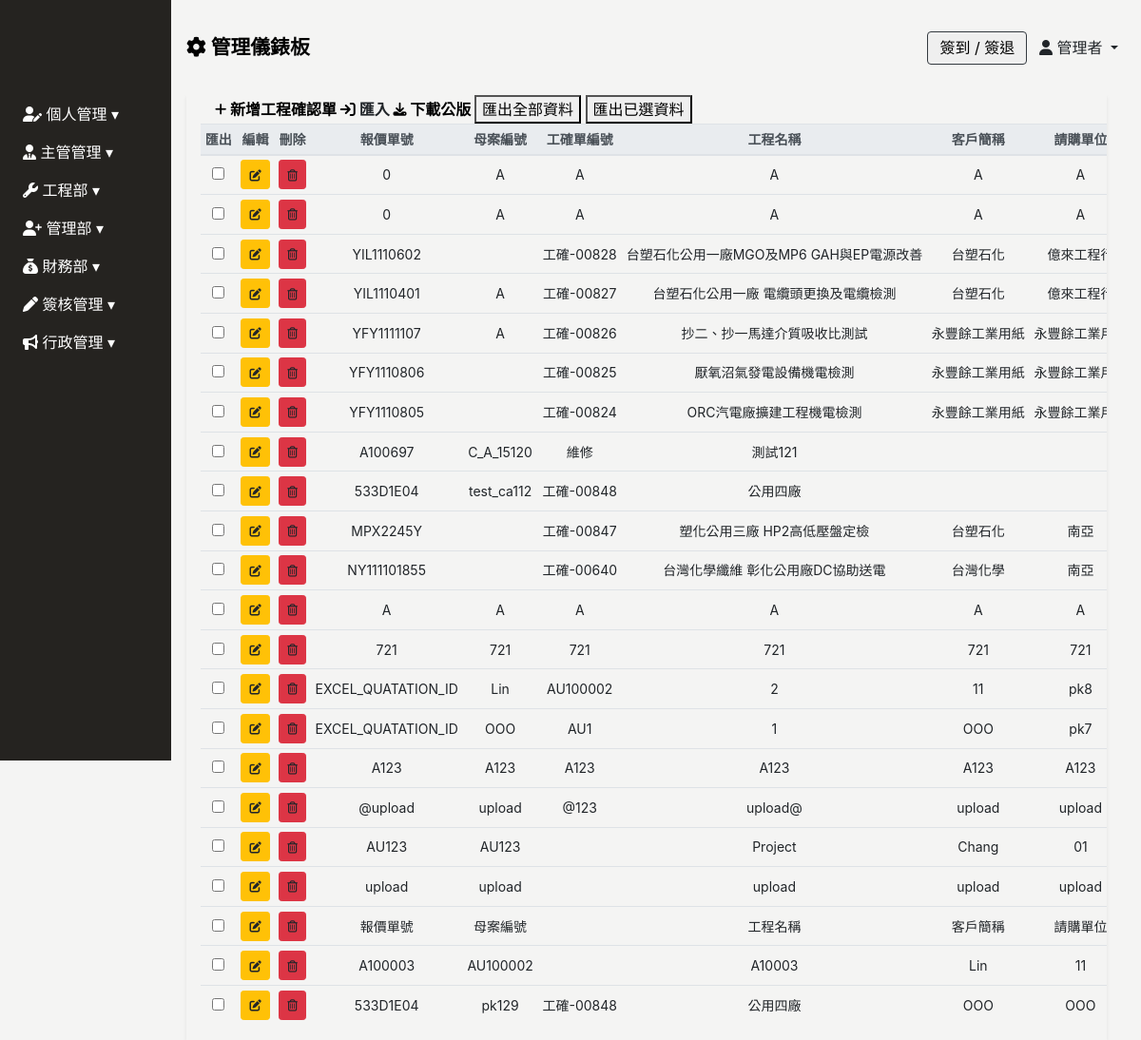
/project-confirmation/ (signed in), run on an earlier commit of the app's database.
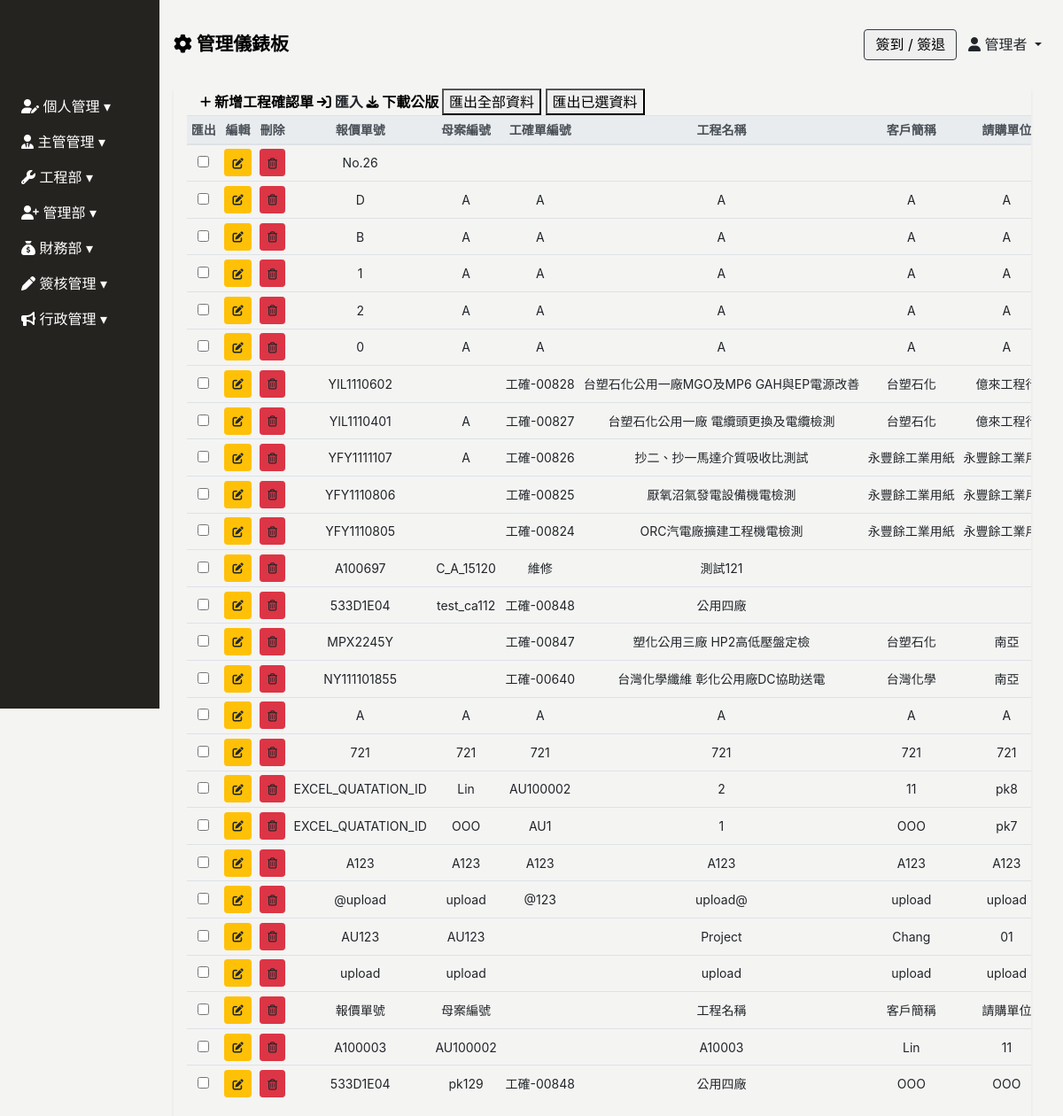
And on a later commit of the database.
### Backend/models.py (models this page shows, shortened)
class ModifiedModel(models.Model):
    modified_by = models.ForeignKey("Employee", on_delete=models.SET_NULL, null=True, blank=True)
    created_date = models.DateField(default=timezone.now,verbose_name='建立日期')
    update_date = models.DateField(auto_now=True, verbose_name='更新日期')
    class Meta:
        abstract = True

class Employee(ModifiedModel):
    GENDER_CHOICES = [
        ('M', '男'),
        ('F', '女'),
    ]
    BLOOD_TYPE_CHOICES = [
        ('A', 'A型'),
        ('B', 'B型'),
        ('AB','AB型'),
        ('O', 'O型'),
    ]
    MARITAL_STATUS_CHOICES = [
        ('M', '已婚'),
        ('S', '未婚'),
        ('D', '離異'),
    ]
    MILITARY_STATUS_CHOICES = [
        ('M', '義務役'),
        ('E', '免服役'),
        ('A', '替代役'),
    ]
    user = models.OneToOneField(User, null=True, blank=True, on_delete=models.CASCADE)
    profile_image = models.ImageField(upload_to='employee_profile/', blank=True, null=True, default='employee_profile/default_profile.png', verbose_name='員工照片')
    full_name = models.CharField(max_length=10, null=True, blank=True, verbose_name='員工名稱')
    employee_id	 = models.CharField(max_length=30, blank=True,verbose_name='員工ID')
    departments = models.ForeignKey('Department', on_delete=models.SET_NULL, blank=True, null=True, related_name='employees', verbose_name='部門名稱')# 你可以通过department.employees.all()访问一个部门的所有员工。
    position = models.CharField(max_length=30, null=True, blank=True, verbose_name='職稱')
    phone_number = models.CharField(max_length=20, null=True, blank=True,verbose_name='手機號碼')
    contact_number = models.CharField(max_length=20, null=True, blank=True,verbose_name='聯絡電話')
    start_date = models.DateField(null=True, blank=True, verbose_name='到職日期')
    seniority = models.DecimalField(max_digits=3, decimal_places=1, null=True, blank=True, verbose_name='目前年資')
    id_number = models.CharField(max_length=20, null=True, blank=True, verbose_name='身份證字號')
    birthday = models.DateField(null=True, blank=True, verbose_name='出生日期')
    gender = models.CharField(max_length=1, choices=GENDER_CHOICES, null=True, blank=True, verbose_name='性別')
    blood_type = models.CharField(max_length=2, choices=BLOOD_TYPE_CHOICES, null=True, blank=True, verbose_name='血型')
    birth_place = models.CharField(max_length=100, null=True, blank=True, verbose_name='出生地')
    marital_status = models.CharField(max_length=1, choices=MARITAL_STATUS_CHOICES, null=True, blank=True, verbose_name='婚姻狀況')
    military_status = models.CharField(max_length=1, choices=MILITARY_STATUS_CHOICES, null=True, blank=True, verbose_name='兵役狀況')
    permanent_address = models.CharField(max_length=50, null=True, blank=True, verbose_name='戶籍地址')
    current_address_city = models.CharField(max_length=50, null=True, blank=True, verbose_name='現居地址縣市')
    current_address = models.CharField(max_length=50, null=True, blank=True, verbose_name='現居地址')
    location = models.CharField(max_length=50, null=True, blank=True, verbose_name='所在地')
    company_email = models.EmailField(null=True, blank=True, verbose_name='公司E_Mail')
    personal_email = models.EmailField(null=True, blank=True, verbose_name='個人E_Mail')
    emergency_contact = models.CharField(max_length=50, null=True, blank=True, verbose_name='緊急聯絡人1')
    emergency_contact_relations = models.CharField(max_length=50, null=True, blank=True, verbose_name='關係1')
    emergency_contact_phone = models.CharField(max_length=20, null=True, blank=True, verbose_name='聯絡人電話1')
    class Meta:
        verbose_name = "員工"   # 單數
        verbose_name_plural = verbose_name   #複數

class Project_Confirmation(ModifiedModel):
    project_confirmation_id = models.CharField(max_length=100, null=True, blank=True, verbose_name="工確單編號")
    quotation_id = models.CharField(max_length=100, null=True, blank=True, verbose_name="報價單號")
    project_name = models.CharField(max_length=100, null=True, blank=True, verbose_name="工程名稱")
    order_id = models.CharField(max_length=100, null=True, blank=True, verbose_name='訂單編號')
    c_a = models.CharField(max_length=100, null=True, blank=True, verbose_name='母案編號')
    client = models.CharField(max_length=100, null=True, blank=True, verbose_name='客戶簡稱')
    requisition = models.CharField(max_length=100, null=True, blank=True, verbose_name='請購單位')
    turnover = models.CharField(max_length=10, null=True, blank=True, verbose_name='成交金額')
    is_completed = models.BooleanField(verbose_name='完工狀態',blank=True,default=False)
    completion_report_employee = models.ManyToManyField(Employee, related_name='projects_confirmation_report_employee', blank=True, verbose_name='完工回報人')
    completion_report_date = models.DateField(null=True, blank=True, verbose_name="完工回報日期")
    remark = models.TextField(null=True, blank=True, verbose_name="備註")
    attachment = models.FileField(upload_to="project_confirmation_reassignment_attachment", null=True, blank=True, verbose_name="完工重派附件")
    class Meta:
        verbose_name = "工程確認單"   # 單數
        verbose_name_plural = verbose_name   #複數
        ordering = ['-id']
    def reassignment_attachment_link(self):
        if self.attachment:
            download_link = "<a href='{}' download>下載</a>".format(self.attachment.url)
            return mark_safe(download_link)
        else:
            return ""

### Frontend/views.py (the view)
# urls.py: path('project-confirmation/', views.Project_Confirmation_ListView.as_view(), name='project-confirmation'),
class Project_Confirmation_ListView(UserPassesTestMixin,ListView):
    model = Project_Confirmation
    template_name = 'project_confirmation/project_confirmation.html'
    context_object_name = 'project_confirmation'
    def get_context_data(self, **kwargs):
        context = super().get_context_data(**kwargs)
        context["employees_list"] = Employee.objects.values('id','user__username')
        return context
    def test_func(self):
        return self.request.user.groups.filter(name='工程部總管理').exists()

### Frontend/templates/project_confirmation/project_confirmation.html (shortened to what this page needs)
{% extends 'base/base_dashboard.html' %}
{% block import %}
{% load static%}
<link rel="stylesheet" href="{% static 'css/project_confirmation/project_confirmation.css' %}">
{% endblock %}
{% block main %}
<div class="main px-3" id="project-confirmation-app">
    <div class="project-confirmation-table container-fluid shadow-sm table-responsive">
        <table class="table table-sm table-hover text-center" id="table" data-toggle="table" data-sortable="true"
            data-toolbar="#toolbar" data-search="true" data-show-columns="true"data-filter-strict-search="true"
            data-show-columns-toggle-all="true" data-pagination="true" data-page-size="25" data-page-list="[25, All]"
            data-filter-control="true">
            <div id="toolbar">
                <div class="project-confirmation-header container-fluid">
                    <a href="" class="font-weight-bold" id="sys_new" data-toggle="modal"
                        data-target="#project-confirmation-modal">
                        <i class="fa-solid fa-plus fa-sm" style="color: #000000;"></i> 新增工程確認單
                    </a>
                    <a class="upload-file font-weight-bold" onclick="importfile()">
                        <i class="fa-solid fa-arrow-right-to-bracket" style="color: #000000;"></i>
                        <span id="importLink">匯入</span>
                    </a>
                    <a href="/media/file_form_template/工程確認單樣板.xlsx" class="font-weight-bold" download="">
                        <i class="fa-solid fa-download fa-sm" style="color: #000000;"></i> 下載公版
                    </a>
                    <button onclick="exportAllOptionToExcel('工程確認單.xlsx')"data-export-url="{% url 'excel_export' %}">匯出全部資料</button>
                    <button onclick="exportSelectedOptionToExcel('工程確認單.xlsx')">匯出已選資料</button>
                </div>
            </div>
            <thead class="thead-light" style="font-size: 14px;">
                <tr class="text-nowrap">
                    <th data-force-hide="true" data-switchable="false" data-field="checkbox">匯出</th>
                    <th data-force-hide="true" data-switchable="false" data-field="edit">編輯</th>
                    <th data-force-hide="true" data-switchable="false" data-field="delete">刪除</th>
                    <th data-sortable="true" data-filter-control="input" data-field="quotation_id">報價單號</th>
                    <th data-sortable="true" data-filter-control="input" data-field="c_a">母案編號</th>
                    <th data-sortable="true" data-filter-control="input" data-field="project_confirmation_id">工確單編號</th>
                    <th data-sortable="true" data-filter-control="input" data-field="project_name">工程名稱</th>
                    <th data-sortable="true" data-filter-control="input" data-field="client">客戶簡稱</th>
                    <th data-sortable="true" data-filter-control="input" data-field="requisition">請購單位</th>
                </tr>
            </thead>
            <tbody class="text-nowrap" style="font-size: 14px;">
                {% for p in project_confirmation %}
                <tr>
                    <td><input type="checkbox" name="importcheckd" onclick="updateCheckedArray(this)"value="{{ p.id }}"></td>
                    <td>
                        <a type="button" data-url="project_confirmation" data-id="{{ p.id }}"
                            class="sys_get btn btn-sm btn-warning" data-toggle="modal"
                            data-target="#project-confirmation-modal" onclick="GET_handleClick(event)">
                        </a>
                    </td>
                    <td>
                        <a data-url="project_confirmation" data-id="{{ p.id }}" type="button"
                            class="sys_del btn btn-sm btn-danger" onclick="DELETE_handleClick(event)">
                        </a>
                    </td>
                    <td>{% if p.quotation_id %}{{ p.quotation_id }}{% endif %}</td>
                    <td>{% if p.c_a %}{{ p.c_a }}{% endif %}</td>
                    {% if p.project_confirmation_id %}<td>{{ p.project_confirmation_id }}</td>{% else %}<td></td>{% endif %}
                    {% if p.project_name %}<td>{{ p.project_name }}</td>{% else %}<td></td>{% endif %}
                    {% if p.client %}<td>{{ p.client }}</td>{% else %}<td></td>{% endif %}
                    {% if p.requisition %}<td>{{ p.requisition }}</td>{% else %}<td></td>{% endif %}
                </tr>
                {% endfor %}
            </tbody>
        </table>
    </div>
</div>
{% endblock %}

### Frontend/templates/base/base_dashboard.html (shortened to what this page needs)
<!DOCTYPE html>
<html lang="zh-Hant">
<head>
    <link rel="stylesheet" href="https://stackpath.bootstrapcdn.com/bootstrap/4.2.1/css/bootstrap.min.css"
>
        <link rel="stylesheet" href="https://cdnjs.cloudflare.com/ajax/libs/font-awesome/6.4.0/css/all.min.css">
        <link href="https://unpkg.com/bootstrap-table@1.22.1/dist/bootstrap-table.min.css" rel="stylesheet">
        <link href="https://cdn.rawgit.com/harvesthq/chosen/gh-pages/chosen.min.css" rel="stylesheet" />
    {% load static%}
    <link rel="stylesheet" href="{% static 'css/base/base.css' %}">
    <link rel="stylesheet" href="{% static 'css/index/index-login.css' %}">
    <link href="https://cdn.jsdelivr.net/npm/select2@4.1.0-rc.0/dist/css/select2.min.css" rel="stylesheet" />
    {% block import %}
    {% endblock %}
</head>
<body>
    {% include 'base/sidebar.html' %}
    {% include 'base/header.html' %}
    {% block main %}
    {% endblock %}
</body>
<link href="https://cdn.jsdelivr.net/npm/sweetalert2@11.7.16/dist/sweetalert2.min.css
" rel="stylesheet">
</html>

### Frontend/templates/base/sidebar.html (shortened to what this page needs)
<div class="sidebar pl-2 collapse width show" id="sidebarCollapse">
    <div class="sidebar-logo">
    </div>
    <ul class="nav flex-column">
        <li class="nav-item">
            <a class="nav-link collapsed" href="#" data-target="#calendarCollapse" data-toggle="collapse" aria-expanded="false" aria-controls="engineerCollapse">
                <i class="fa-solid fa-user-pen" style="color: #ffffff;"></i> 個人管理
            </a>
        </li>
        <li class="nav-item">
            <a class="nav-link collapsed" href="#" data-target="#directorCollapse" data-toggle="collapse" aria-expanded="false" aria-controls="engineerCollapse">
                <i class="fa-solid fa-user-tie" style="color: #ffffff;"></i> 主管管理
            </a>
        </li>
        <li class="nav-item">
            <a class="nav-link collapsed" href="#" data-target="#engineerCollapse" data-toggle="collapse" aria-expanded="false" aria-controls="engineerCollapse">
                <i class="fa-solid fa-wrench" style="color: #ffffff;"></i> 工程部
            </a>
        </li>
        <li class="nav-item">
            <a class="nav-link collapsed" href="#" data-target="#personnelCollapse" data-toggle="collapse" aria-expanded="false" aria-controls="personnelCollapse">
                <i class="fa-solid fa-user-plus" style="color: #ffffff;"></i> 管理部
            </a>
        </li>
        <li class="nav-item">
            <a class="nav-link collapsed" href="#financialCollapse" data-toggle="collapse" aria-expanded="false" aria-controls="financialCollapse">
                <i class="fa-solid fa-sack-dollar" style="color: #ffffff;"></i> 財務部
            </a>
        </li>
        <li class="nav-item">
            <a class="nav-link collapsed" href="#reimbursementCollapse" data-toggle="collapse" aria-expanded="false" aria-controls="reimbursementCollapse">
                <i class="fa-solid fa-pen" style="color: #ffffff;"></i> 簽核管理
            </a>
        </li>
        <li class="nav-item">
            <a class="nav-link collapsed" href="#newsCollapse" data-toggle="collapse" aria-expanded="false" aria-controls="newsCollapse">
                <i class="fa-solid fa-bullhorn" style="color: #ffffff;"></i> 行政管理
            </a>
        </li>
    </ul>
</div>

### Frontend/templates/base/header.html (shortened to what this page needs)
<header class="d-flex justify-content-between align-items-center px-3">
    <div>
        <a href="{% url 'index' %}" style="color: #000; text-decoration: none;">
            <span class="font-weight-bold" style="font-size: clamp(1rem, 2vw, 1.3rem);">
                <i class="fa-solid fa-gear"></i> 管理儀錶板
            </span>
        </a>
    </div>
    <div>
        <button type="button" class="border border-dark rounded mr-2" data-toggle="modal" data-target="#clock-inout" @click="catchDateTime">
            簽到 / 簽退
        </button>
        <span class="dropdown-toggle mr-2" data-toggle="dropdown">
            <i class="fa-solid fa-user"></i> {{ request.user.employee.full_name }}
        </span>
    </div>
</header>
{% load static %}

### static/css/base/base.css (style rules this page uses)
:root { --sidebar-width: 180px; --theme-black: #252320; --theme-white: #f4f4f3; }
body { background: var(--theme-white); }
a { color: #0d4c91; }

### static/css/index/index-login.css (style rules this page uses)
.sidebar { width: var(--sidebar-width); height: 100vh; background: var(--theme-black); position: fixed; overflow: hidden; z-index: 2; }
.sidebar a { color: #fff; font-size: 1rem; }
.sidebar .nav-link[data-toggle].collapsed:after { content: "\25BE"; }
.sidebar-logo { height: 100px; }
.main { width: calc(100vw - var(--sidebar-width) - 20px); position: relative; left: var(--sidebar-width); top: 100px; }
header { width: calc(100vw - var(--sidebar-width)); height: 100px; background: var(--theme-white); position: fixed; left: var(--sidebar-width); z-index: 1; }
header button { width: 105px; height: 35px; }

### static/css/project_confirmation/project_confirmation.css (style rules this page uses)
.project-confirmation-header a { text-decoration: none; color: black; }
.project-confirmation-table td { vertical-align: middle; }

What changed in the data, as far as the page shows it:
added Project_Confirmation: quotation_id "No.26"
added Project_Confirmation: quotation_id "D", c_a "A", project_confirmation_id "A", project_name "A", client "A", requisition "A"
added Project_Confirmation: quotation_id "B", c_a "A", project_confirmation_id "A", project_name "A", client "A", requisition "A"
added Project_Confirmation: quotation_id "1", c_a "A", project_confirmation_id "A", project_name "A", client "A", requisition "A"
changed Project_Confirmation (number 5 of 26 on the later page): quotation_id "0" → "2"
